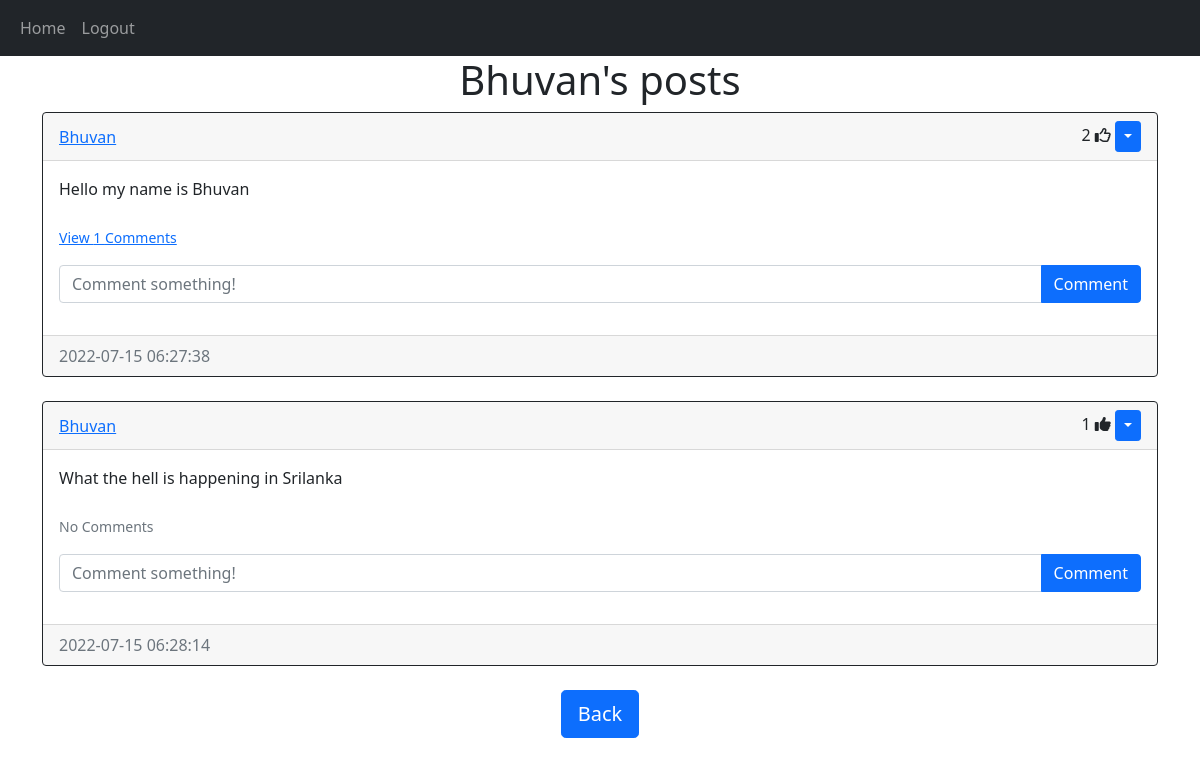
/posts/Bhuvan (signed in), run on the app's committed database.
### website/models.py (models this page shows)
class User(db.Model, UserMixin):
    id = db.Column(db.Integer, primary_key=True)
    email = db.Column(db.String(150), unique=True)
    username = db.Column(db.String(150), unique=True)
    password = db.Column(db.String(150))
    date_created = db.Column(db.DateTime(timezone=True), default=func.now())
    posts = db.relationship('Post', backref='user', passive_deletes=True)
    comments = db.relationship('Comment', backref='user', passive_deletes=True)
    likes = db.relationship('Like', backref='user', passive_deletes=True)

class Post(db.Model):
    id = db.Column(db.Integer, primary_key=True)
    text = db.Column(db.Text, nullable=False)
    date_created = db.Column(db.DateTime(timezone=True), default=func.now())
    author = db.Column(db.Integer, db.ForeignKey(
        'user.id', ondelete="CASCADE"), nullable=False)
    comments = db.relationship('Comment', backref='post', passive_deletes=True)
    likes = db.relationship('Like', backref='post', passive_deletes=True)

### website/views.py (the view)
@views.route("/posts/<username>")
@login_required
def posts(username):
    user = User.query.filter_by(username=username).first()
    if not user:
        flash('No user with that username exists.', category='error')
        return redirect(url_for('views.home'))
    posts = user.posts
    return render_template("posts.html", user=current_user, posts=posts, username=username)

### website/__init__.py (called while the page is built)
def create_app():
    app = Flask(__name__)
    app.config['SECRET_KEY'] = "helloworld"
    app.config['SQLALCHEMY_DATABASE_URI'] = f'sqlite:///{DB_NAME}'
    db.init_app(app)
    from .views import views
    from .auth import auth
    app.register_blueprint(views, url_prefix="/")
    app.register_blueprint(auth, url_prefix="/")
    from .models import User, Post, Comment, Like
    create_database(app)
    login_manager = LoginManager()
    login_manager.login_view = "auth.login"
    login_manager.init_app(app)
    @login_manager.user_loader
    def load_user(id):
        return User.query.get(int(id))
    return app

### website/templates/posts.html (shortened to what this page needs)
{% extends "posts_div.html" %}  {% block header %} {{username}}'s posts {% endblock %} {% block footer %}
<div align="center">
  <a href="/home"
    ><button type="button" class="btn btn-primary btn-lg">Back</button></a
  >
</div>
{% endblock %}

### website/templates/posts_div.html (shortened to what this page needs)
{% extends "base.html" %} {% block title %}Home{% endblock %} {% block content
%}
<h1 align="center">{% block header %}Posts{% endblock %}</h1>
<div id="posts">
  {% for post in posts %}
  <div class="card border-dark">
    <div class="card-header d-flex justify-content-between align-items-center">
      <a href="/posts/{{post.user.username}}">{{post.user.username}}</a>
      <div>
        <span id="likes-count-{{post.id}}">
        {{ post.likes|length }}</span>
        {% if user.id in post.likes|map(attribute="author")|list %}
        <i
          class="fas fa-thumbs-up"
          id="like-button-{{post.id}}"
          onclick="like({{post.id}})"
        ></i>
        {% else %}
        <i
          class="far fa-thumbs-up"
          id="like-button-{{post.id}}"
          onclick="like({{post.id}})"
        ></i>
        {% endif %} {% if user.id == post.author %}
        <div class="btn-group">
          <button
            type="button"
            class="btn btn-sm btn-primary dropdown-toggle"
            data-bs-toggle="dropdown"
          ></button>
        </div>
        {% endif %}
      </div>
    </div>
    <div class="card-body">
      <div class="card-text">{{post.text}}</div>
      <br />
      <p class="card-text">
        {% if post.comments|length > 0 %}
        <a data-bs-toggle="collapse" href="#comments-{{post.id}}" role="button">
          <small>View {{post.comments|length}} Comments</small>
        </a>
        {% else %}
        <small class="text-muted">No Comments</small>
        {% endif %}
      </p>
      <form
        class="input-group mb-3"
        method="POST"
        action="/create-comment/{{post.id}}"
      >
        <input
          type="text"
          id="text"
          name="text"
          class="form-control"
          placeholder="Comment something!"
        />
        <button type="submit" class="btn btn-primary">Comment</button>
      </form>
    </div>
    <div class="card-footer text-muted">{{post.date_created}}</div>
  </div>
  <br/ > {% endfor %}
</div>
{% block footer %}{% endblock %} {% endblock %}

### website/templates/base.html (shortened to what this page needs)
<!DOCTYPE html>
<html lang="en">
  <head>
    <link
      href="https://cdn.jsdelivr.net/npm/bootstrap@5.0.2/dist/css/bootstrap.min.css"
      rel="stylesheet"
    />
  </head>
  <body>
    <nav class="navbar navbar-expand-lg navbar-dark bg-dark">
      <div class="container-fluid">
        <div class="collapse navbar-collapse" id="navbar">
          <div class="navbar-nav">
            <a class="nav-item nav-link" href="/home">Home</a>
            {% if user.is_authenticated %}
            <a class="nav-item nav-link" href="/logout">Logout</a>
            {% else %}
            <a class="nav-item nav-link" href="/login">Login</a>
            <a class="nav-item nav-link" href="/sign-up">Sign Up</a>
            {% endif %}
          </div>
        </div>
      </div>
    </nav>
    <div class="container">{% block content %}{% endblock %}</div>
  </body>
</html>

### data on the page
User: username "Bhuvan"
Post: user.username "Bhuvan", likes|length "2", text "Hello my name is Bhuvan", comments|length "1", date_created "2022-07-15 06:27:38"
Post: user.username "Bhuvan", likes|length "1", text "What the hell is happening in Srilanka", shows "No Comments", date_created "2022-07-15 06:28:14"
